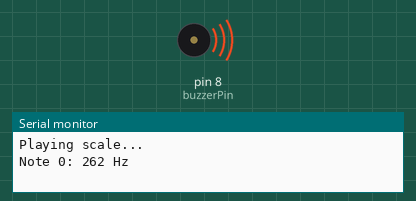
A sketch run on a simulated Arduino Uno, built with avr-gcc and run on an emulated ATmega328P. Shown: buzzer (waves = sounding), the last lines printed to the serial monitor.

Above: at 0.2 s.
At 4.1 s:
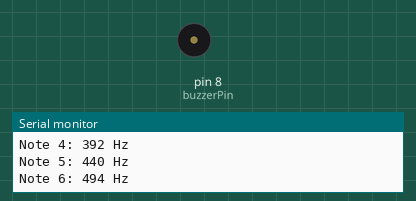
Timing chart, 0 to 6.7 s (numbered marks = the images above):
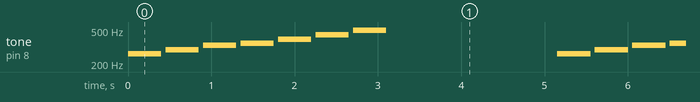

Measured:
- by itself, tone on pin 8 (buzzerPin): repeats every 5.2 s: silent 0.05 s, 294 Hz 0.40 s, silent 0.05 s, 330 Hz 0.40 s, silent 0.05 s, 349 Hz 0.40 s, silent 0.05 s, 392 Hz 0.40 s, silent 0.05 s, 440 Hz 0.40 s, silent 0.05 s, 494 Hz 0.40 s, silent 2.1 s, 262 Hz 0.40 s

The sketch:

task2.ino
```cpp
// Task 2: Play a Melody
// Plays an ascending C major scale, then waits and repeats.
int buzzerPin = 8;
// 7 notes of the C major scale: C, D, E, F, G, A, B
int notes[] = {262, 294, 330, 349, 392, 440, 494};
// How many notes are in the array
int numNotes = 7;
// How long each note plays (in milliseconds)
int noteDuration = 400;
void setup() {
  pinMode(buzzerPin, OUTPUT);
  Serial.begin(9600);
}
void loop() {
  Serial.println("Playing scale...");
  // Step through each note, one at a time
  for (int i = 0; i < numNotes; i++) {
    Serial.print("Note ");
    Serial.print(i);
    Serial.print(": ");
    Serial.print(notes[i]);
    Serial.println(" Hz");
    tone(buzzerPin, notes[i], noteDuration);
    delay(noteDuration + 50); // wait for the note to finish + small gap
  }
  delay(2000); // 2-second pause, then play again

}
```
